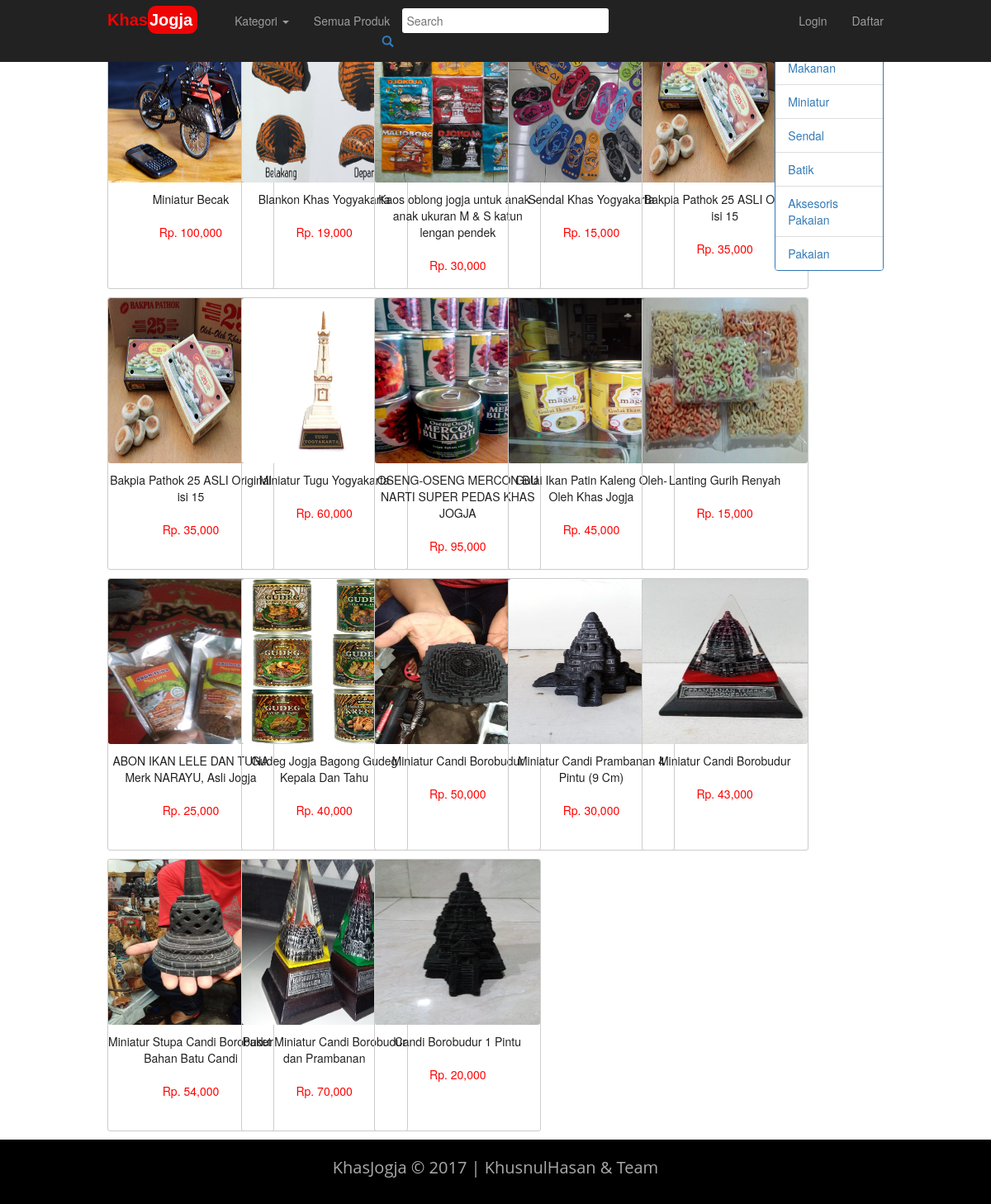
Page /index.php?halaman=pencarian on the committed database.
### tables this page shows
CREATE TABLE `produk` (
  `id_produk` int(11) NOT NULL,
  `id_kategori` int(11) NOT NULL,
  `nama_produk` varchar(255) NOT NULL,
  `harga_produk` int(11) NOT NULL,
  `berat_produk` int(11) NOT NULL,
  `deskripsi_produk` text NOT NULL,
  `foto_produk` varchar(255) NOT NULL
);

CREATE TABLE `kategori` (
  `id_kategori` int(11) NOT NULL,
  `nama_kategori` varchar(255) NOT NULL,
  `deskripsi_kategori` text NOT NULL
);

### config/class.php (called while the page is built, shortened)
<?php
$mysqli=new mysqli("localhost","root","","tugas_imk");
class kategori
{
	public $koneksi;
	function __construct($mysqli)
	{
		$this->koneksi = $mysqli;
	}
		function tampil_kategori()
		{
			$ambil = $this->koneksi->query("SELECT * FROM kategori");
			while($pecah=$ambil->fetch_assoc())
			{
				$data[]=$pecah;
			}
			return $data;
		}
}
class produk
{
	public $koneksi;
	function __construct($mysqli)
	{
		$this->koneksi=$mysqli;
	}
	function cari_produk($katakunci)
	{
		$data=array();
		$ambil=$this->koneksi->query("SELECT * FROM produk WHERE nama_produk LIKE '%$katakunci%' OR deskripsi_produk LIKE '%$katakunci%'");
		while($pecah=$ambil->fetch_assoc())
		{
			$data[]=$pecah;
		}
		return $data;
	}
}
$produk = new produk($mysqli);
$kategori = new kategori($mysqli);
?>

### pencarian.php (the view)
<?php
$pro=$produk->cari_produk($_POST['katakunci']);
?>
<br>
<div class="produk">
	<div class="container">
		<div class="row">
			<div class="col-md-10">
				<div class="row">
					<?php foreach ($pro as $key => $value): ?>
						<div class="kolom-jadi-5">
							<div class="produkku">
								<a href="index.php?halaman=detailproduk&id=<?php echo $value['id_produk']; ?>"><img src="assets/foto_produk/<?php echo $value['foto_produk']; ?>" class="gambar_produk"></a>
								<div class="tulisan">
									<a href="index.php?halaman=detailproduk&id=<?php echo $value['id_produk']; ?>"><?php echo $value['nama_produk']; ?></a><br><br>
									<div class="merah">
										<span><a href="index.php?halaman=detailproduk&id=<?php echo $value['id_produk']; ?>">Rp. <?php echo number_format($value['harga_produk']); ?></a></span>
									</div>
								</div>
							</div>
						</div>
					<?php endforeach ?>
				</div>
			</div>
			<div class="col-md-2">
				<div class="panel panel-primary">
					<div class="panel-heading">Kategori</div>
					<ul class="list-group">
						<?php $kate=$kategori->tampil_kategori(); ?>
						<?php foreach ($kate as $key => $value): ?>
							<li class="list-group-item"><a href="index.php?halaman=kategori&id=<?php echo $value['id_kategori']; ?>"><?php echo $value['nama_kategori']; ?></a>
							</li>
						<?php endforeach ?>
					</ul>
				</div>
			</div>
		</div>
	</div>
</div>

### css/sendiri.css (style rules this page uses)
.merah span a { color: red; }
.produkku { height: 330px; width: 202px; border: 1px solid #ccc; margin-bottom: 10px; text-align: center; border-radius: 3px; }
.gambar_produk { border-radius: 3px; height: 200px; width: 200px; }
.tulisan { padding-top: 10px; }
.tulisan a { color: #222; }
.tulisan span { color: red; }
.kolom-jadi-5 { width: 20%; position: relative; min-height: 1px; padding-right: 15px; padding-left: 15px; float: left; }

### rows in the picture
produk: foto_produk (picture), nama_produk "Miniatur Becak", harga_produk "100,000"
produk: foto_produk (placeholder picture), nama_produk "Blankon Khas Yogyakarta", harga_produk "19,000"
produk: foto_produk (picture), nama_produk "Kaos oblong jogja untuk anak - anak ukuran M & S katun lengan pendek", harga_produk "30,000"
produk: foto_produk (picture), nama_produk "Sendal Khas Yogyakarta", harga_produk "15,000"
produk: foto_produk (picture), nama_produk "Bakpia Pathok 25 ASLI Original isi 15", harga_produk "35,000"
produk: foto_produk (picture), nama_produk "Bakpia Pathok 25 ASLI Original isi 15", harga_produk "35,000"
produk: foto_produk (picture), nama_produk "Miniatur Tugu Yogyakarta", harga_produk "60,000"
produk: foto_produk (picture), nama_produk "OSENG-OSENG MERCON BU NARTI SUPER PEDAS KHAS JOGJA", harga_produk "95,000"
produk: foto_produk (picture), nama_produk "Gulai Ikan Patin Kaleng Oleh-Oleh Khas Jogja", harga_produk "45,000"
produk: foto_produk (picture), nama_produk "Lanting Gurih Renyah", harga_produk "15,000"
produk: foto_produk (picture), nama_produk "ABON IKAN LELE DAN TUNA Merk NARAYU, Asli Jogja", harga_produk "25,000"
produk: foto_produk (picture), nama_produk "Gudeg Jogja Bagong Gudeg Kepala Dan Tahu", harga_produk "40,000"
produk: foto_produk (picture), nama_produk "Miniatur Candi Borobudur", harga_produk "50,000"
produk: foto_produk (picture), nama_produk "Miniatur Candi Prambanan 4 Pintu (9 Cm)", harga_produk "30,000"
produk: foto_produk (picture), nama_produk "Miniatur Candi Borobudur", harga_produk "43,000"
produk: foto_produk (picture), nama_produk "Miniatur Stupa Candi Borobudur Bahan Batu Candi", harga_produk "54,000"
produk: foto_produk (picture), nama_produk "Paket Miniatur Candi Borobudur dan Prambanan", harga_produk "70,000"
produk: foto_produk (picture), nama_produk "Candi Borobudur 1 Pintu", harga_produk "20,000"
kategori: nama_kategori "Makanan"
kategori: nama_kategori "Miniatur"
kategori: nama_kategori "Sendal"
kategori: nama_kategori "Batik"
kategori: nama_kategori "Aksesoris Pakaian"
kategori: nama_kategori "Pakaian"
